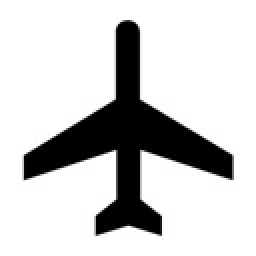
%> input picture res/drawable/air_plane.jpg, 128 x 128 px (shown 2 times larger)
$ octave AirplaneLogo.m   (GNU Octave 9; MATLAB toolbox functions it lacks are replaced by stand-ins)
%> lines starting %> are read from the running program, lines starting %| are printed output that depends on the picture; in (x1, y1, x2, y2) boxes, pixels count from 0 and x2, y2 are one past the last pixel; in counts of white or black regions, pixels touching at a corner belong together; the program's own positions count from 1
% Thomas Bowling
% CX 4230
% Project Two
% Airplane logo manipulation

A = imread('air_plane.jpg');
%> A is the input picture: size 128x128x3 uint8; min 0, max 255, mean 204.5

R = A(:,:,1);
G = A(:,:,2);
B = A(:,:,3);
alpha = zeros(size(B));

value = 220;
inds = find(R<value | G < value | B < value);
%> inds = 3433 values from 1487 to 14938
%% Cyan
R(inds) = 107;
G(inds) = 227;
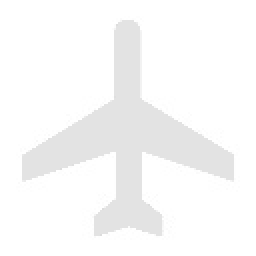
%> G: size 128x128 uint8 (shown 2 times larger); min 220, max 255, mean 248.9
B(inds) = 221;
alpha(inds) = 1;
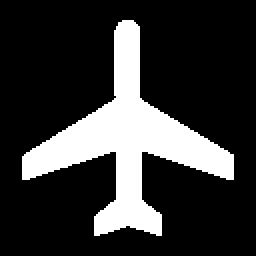
%> alpha: size 128x128 double (shown 2 times larger); values 0 (black) and 1 (white), 21% white; 1 white region, box (x1, y1, x2, y2) and area: (11, 10, 117, 118) 3433

newA = R;
newA(:,:,2) = G;
newA(:,:,3) = B;
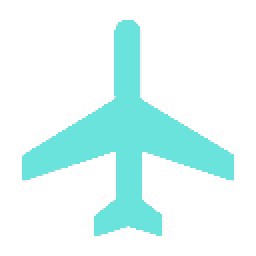
%> newA: size 128x128x3 uint8 (shown 2 times larger); mean R, G, B 223.8, 248.9, 247.7

%% Green
R(inds) = 82;
G(inds) = 222;
B(inds) = 98;

newA2 = R;
newA2(:,:,2) = G;
newA2(:,:,3) = B;
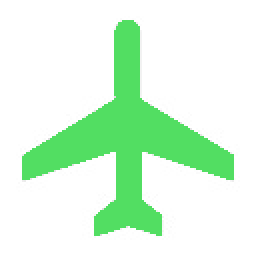
%> newA2: size 128x128x3 uint8 (shown 2 times larger); mean R, G, B 218.6, 247.9, 221.9

%% 3: Blue
R(inds) = 74;
G(inds) = 113;
B(inds) = 231;

newA3 = R;
newA3(:,:,2) = G;
newA3(:,:,3) = B;
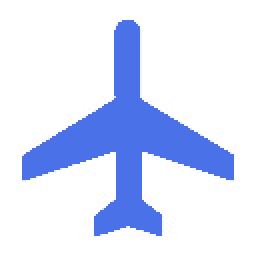
%> newA3: size 128x128x3 uint8 (shown 2 times larger); mean R, G, B 216.9, 225, 249.8

%% 4: Purple
R(inds) = 142;
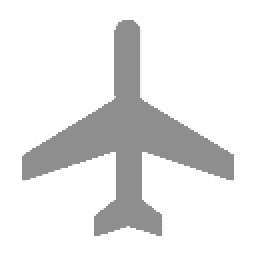
%> R: size 128x128 uint8 (shown 2 times larger); min 142, max 255, mean 231.1
G(inds) = 74;
B(inds) = 231;

newA4 = R;
newA4(:,:,2) = G;
newA4(:,:,3) = B;
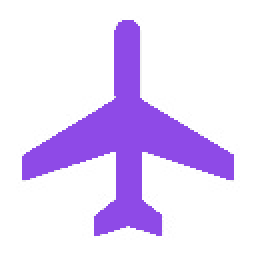
%> newA4: size 128x128x3 uint8 (shown 2 times larger); mean R, G, B 231.1, 216.9, 249.8

%% Show
figure()
subplot(1,5,1);
imshow(A);
subplot(1,5,2);
imshow(newA);
subplot(1,5,3);
imshow(newA2);
subplot(1,5,4);
imshow(newA3);
subplot(1,5,5);
imshow(newA4);

%% Save
imwrite(newA, 'air_plane_cyan.png','png', 'Alpha', alpha);
imwrite(newA2, 'air_plane_green.png','png', 'Alpha', alpha);
imwrite(newA3, 'air_plane_blue.png','png', 'Alpha', alpha);
imwrite(newA4, 'air_plane_purple.png','png', 'Alpha', alpha);
